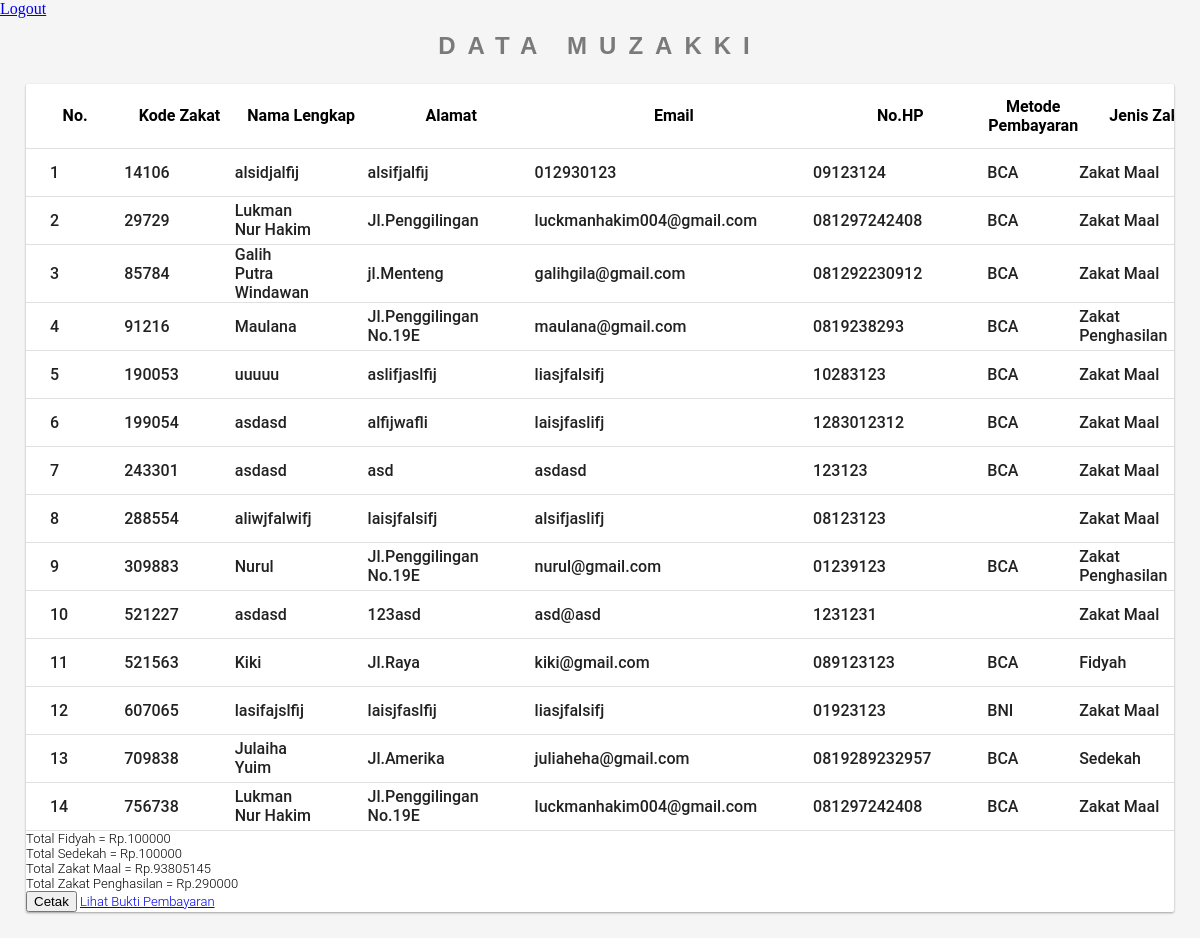
Page /admin/read_admin.php (signed in) on the committed database.
### tables this page shows
CREATE TABLE `data_zakat` (
  `id_zakat` int(255) NOT NULL,
  `nama_lengkap` varchar(255) NOT NULL,
  `alamat` text NOT NULL,
  `email` varchar(255) NOT NULL,
  `no_hp` varchar(255) NOT NULL,
  `metode_pembayaran` varchar(255) NOT NULL,
  `jenis_zakat` varchar(255) NOT NULL,
  `nominal` int(255) NOT NULL,
  `status_verif` varchar(50) DEFAULT NULL
);

### admin/Read_admin.php (the view, shortened to what this page needs)
<?php
    include '../connect.php';
    $query="SELECT * FROM data_zakat";
    $result=mysqli_query($connect, $query);
    $num=mysqli_num_rows($result);
?>
<!DOCTYPE html>
<html lang="en">
<head>
</head>
<body>
<a href="../login/logout.php" name='logout'>Logout</a>
<header class="main-table-header">
		<h1 class="table-header--title">Data Muzakki</h1>
</header>
<section class="md-ui component-data-table">
<div class="main-table-wrapper">
<table class="main-table-content">
  <thead class="data-table-header">
       <tr class="data-table-row">
          <th>No.</th>
          <th>Kode Zakat</th>
          <th>Nama Lengkap</th>
          <th>Alamat</th>
          <th>Email</th>
          <th>No.HP</th>
          <th>Metode Pembayaran</th>
          <th>Jenis Zakat</th>
       </tr>
  </thead>
       <?php
       if($num>0)
       {
         $no =1;
         while ($data =mysqli_fetch_assoc($result))
         {
           echo "<tbody class='data-table-content'>";
           echo "<tr>";
           echo "<td>".$no."</td>";
           echo "<td>".$data['id_zakat']."</td>";
           echo "<td>".$data['nama_lengkap']."</td>";
           echo "<td>".$data['alamat']."</td>";
           echo "<td>".$data['email']."</td>";
           echo "<td>".$data['no_hp']."</td>";
           echo "<td>".$data['metode_pembayaran']."</td>";
           echo "<td>".$data['jenis_zakat']."</td>";
           echo "</tr>";
           echo "</tbody>";
           $no++;
         }
       }
       else
        {
      echo "<td colspan='3'>Tidak ada data</td>";
       }
        ?>
      </table>
      </div>
      <button onclick="window.print()">Cetak</button>
      <a href="read2_admin.php">Lihat Bukti Pembayaran</a>
  </section>
</body>
</html>

### admin/Read_admin.php (style rules this page uses)
body { background: #f5f5f5; padding: 0; margin: 0; }
h1 { font: 600 1.5em/1 'Raleway', sans-serif; color: rgba(0,0,0,.5); text-align: center; text-transform: uppercase; letter-spacing: .5em; top: 25%; width: 100%; }
.md-ui.component-data-table { background: #fff; border: 0; border-radius: 2px; box-shadow: 0 1px 3px rgba(0, 0, 0, 0.12), 0 1px 2px rgba(0, 0, 0, 0.24); font-family: "Roboto", sans-serif; font-size: 13px; font-weight: 300; margin: 2em; width: auto; }
.md-ui.component-data-table .main-table-wrapper { display: block; max-width: 100%; overflow-x: auto; }
.md-ui.component-data-table .main-table-wrapper .main-table-content { border-collapse: collapse; border-spacing: 0; width: 100%; overflow: hidden; }
.md-ui.component-data-table .main-table-wrapper .main-table-content tr { border-bottom: 1px solid #e0e0e0; }
.md-ui.component-data-table .main-table-wrapper .main-table-content tr td { text-overflow: ellipsis; padding: 0 56px 0 0; }
.md-ui.component-data-table .main-table-wrapper .main-table-content tr td:first-child { padding: 0 56px 0 24px; }
.md-ui.component-data-table .main-table-wrapper .main-table-content .data-table-header tr { height: 64px; padding: 0; }
.md-ui.component-data-table .main-table-wrapper .main-table-content .data-table-content tr { height: 48px; cursor: pointer; }
.md-ui.component-data-table .main-table-wrapper .main-table-content .data-table-content tr td { color: rgba(0, 0, 0, 0.87); font-weight: 500; }

### rows in the picture
data_zakat: id_zakat "14106", nama_lengkap "alsidjalfij", alamat "alsifjalfij", email "012930123", no_hp "09123124", metode_pembayaran "BCA", jenis_zakat "Zakat Maal"
data_zakat: id_zakat "29729", nama_lengkap "Lukman Nur Hakim", alamat "Jl.Penggilingan", email "luckmanhakim004@gmail.com", no_hp "081297242408", metode_pembayaran "BCA", jenis_zakat "Zakat Maal"
data_zakat: id_zakat "85784", nama_lengkap "Galih Putra Windawan", alamat "jl.Menteng", email "galihgila@gmail.com", no_hp "081292230912", metode_pembayaran "BCA", jenis_zakat "Zakat Maal"
data_zakat: id_zakat "91216", nama_lengkap "Maulana", alamat "Jl.Penggilingan No.19E", email "maulana@gmail.com", no_hp "0819238293", metode_pembayaran "BCA", jenis_zakat "Zakat Penghasilan"
data_zakat: id_zakat "190053", nama_lengkap "uuuuu", alamat "aslifjaslfij", email "liasjfalsifj", no_hp "10283123", metode_pembayaran "BCA", jenis_zakat "Zakat Maal"
data_zakat: id_zakat "199054", nama_lengkap "asdasd", alamat "alfijwafli", email "laisjfaslifj", no_hp "1283012312", metode_pembayaran "BCA", jenis_zakat "Zakat Maal"
data_zakat: id_zakat "243301", nama_lengkap "asdasd", alamat "asd", email "asdasd", no_hp "123123", metode_pembayaran "BCA", jenis_zakat "Zakat Maal"
data_zakat: id_zakat "288554", nama_lengkap "aliwjfalwifj", alamat "laisjfalsifj", email "alsifjaslifj", no_hp "08123123", jenis_zakat "Zakat Maal"
data_zakat: id_zakat "309883", nama_lengkap "Nurul", alamat "Jl.Penggilingan No.19E", email "nurul@gmail.com", no_hp "01239123", metode_pembayaran "BCA", jenis_zakat "Zakat Penghasilan"
data_zakat: id_zakat "521227", nama_lengkap "asdasd", alamat "123asd", email "asd@asd", no_hp "1231231", jenis_zakat "Zakat Maal"
data_zakat: id_zakat "521563", nama_lengkap "Kiki", alamat "Jl.Raya", email "kiki@gmail.com", no_hp "089123123", metode_pembayaran "BCA", jenis_zakat "Fidyah"
data_zakat: id_zakat "607065", nama_lengkap "lasifajslfij", alamat "laisjfaslfij", email "liasjfalsifj", no_hp "01923123", metode_pembayaran "BNI", jenis_zakat "Zakat Maal"
data_zakat: id_zakat "709838", nama_lengkap "Julaiha Yuim", alamat "Jl.Amerika", email "juliaheha@gmail.com", no_hp "0819289232957", metode_pembayaran "BCA", jenis_zakat "Sedekah"
data_zakat: id_zakat "756738", nama_lengkap "Lukman Nur Hakim", alamat "Jl.Penggilingan No.19E", email "luckmanhakim004@gmail.com", no_hp "081297242408", metode_pembayaran "BCA", jenis_zakat "Zakat Maal"
